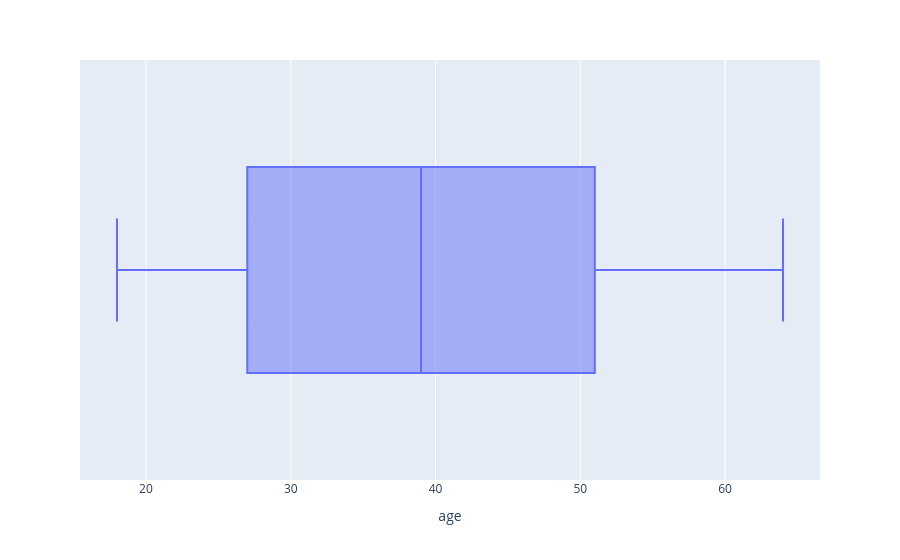

This figure's notebook cell:
### Code cell
px.box(df,x='age')

### Figure 1 — Plotly figure (JSON) as saved in the notebook; plotly's stock layout.template omitted (floating-point values rounded to 4 significant figures; data arrays with more than 128 entries replaced by an {"elided": "..."} marker saying what was removed)
{"data": [{"alignmentgroup": "True", "hovertemplate": "age=%{x}<extra></extra>", "legendgroup": "", "marker": {"color": "#636efa"}, "name": "", "notched": false, "offsetgroup": "", "orientation": "h", "showlegend": false, "type": "box", "x": {"elided": "1338 int values"}, "x0": " ", "xaxis": "x", "y0": " ", "yaxis": "y"}], "layout": {"boxmode": "group", "legend": {"tracegroupgap": 0}, "margin": {"t": 60}, "xaxis": {"anchor": "y", "domain": [0, 1], "title": {"text": "age"}}, "yaxis": {"anchor": "x", "domain": [0, 1]}}}
